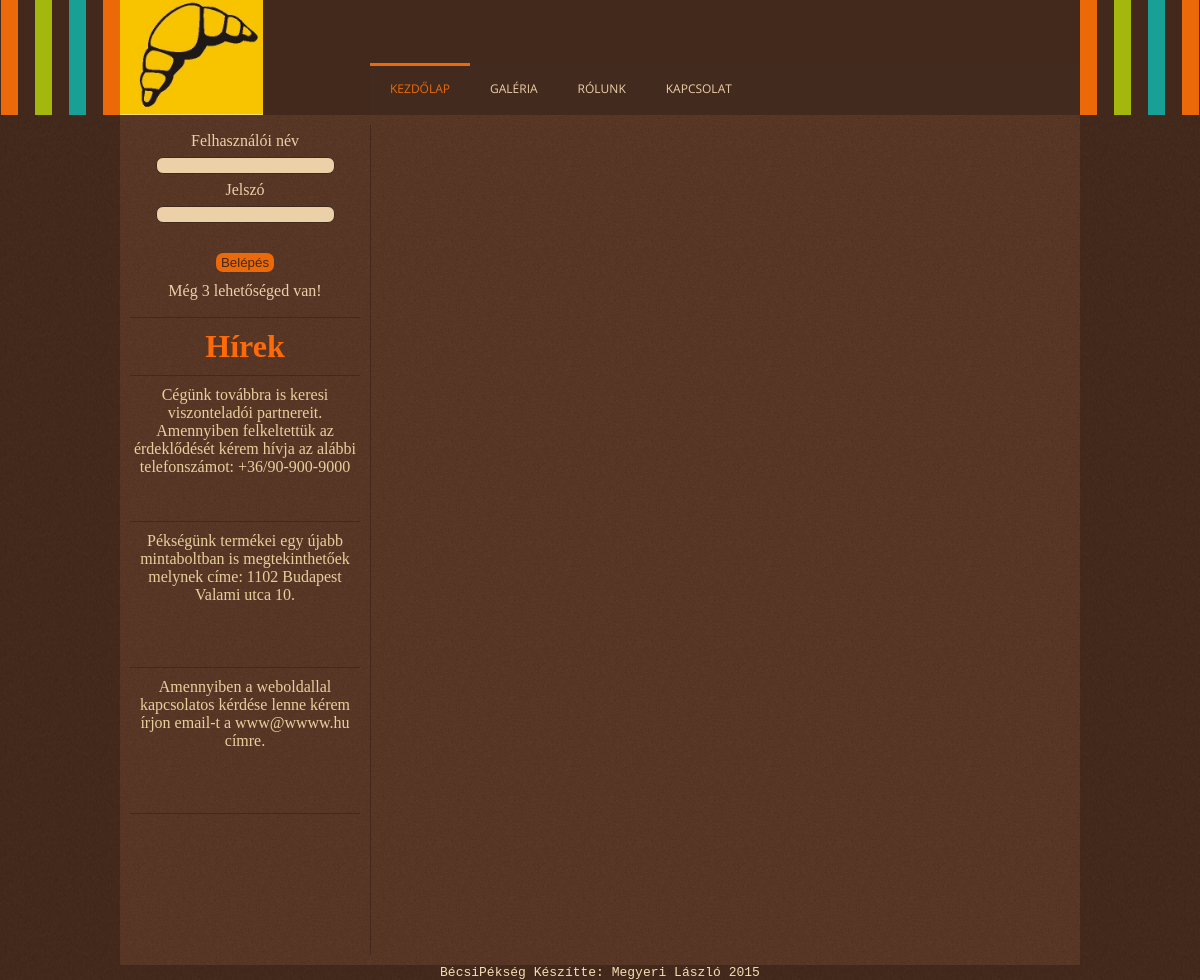
The page / on the database its author committed.
### tables this page shows
CREATE TABLE IF NOT EXISTS `hirek` (
  `hir_id` int(11) NOT NULL AUTO_INCREMENT,
  `hir_szoveg` text NOT NULL,
  PRIMARY KEY (`hir_id`)
);

### content/hirek.php (the view)
<?php
include("includes/connect.inc.php");
?>
<h1>Hírek</h1>
<?php
$sql = "SELECT * FROM `hirek` WHERE 1";
$eredmeny = $conn->query($sql);
while ($sor = $eredmeny->fetch_array(MYSQLI_ASSOC)) {
    echo "<div class='hir'><p>".$sor["hir_szoveg"]."</p></div>";
}
?>

### index.php (shortened to what this page needs)
<!DOCTYPE HTML>
<?php
require_once("includes/functions.php");
?>
<head>
    <link href="//ajax.googleapis.com/ajax/libs/jqueryui/1.8.16/themes/smoothness/jquery-ui.css" rel="stylesheet"
          type="text/css"/>
    <link href="style/styles.css" rel="stylesheet" media="screen">
    <link rel="stylesheet" type="text/css" href="style/style.css">
    <link rel="stylesheet" href="content/galeria_files/vlb_files1/vlightbox1.css" type="text/css"/>
    <link rel="stylesheet" href="content/galeria_files/vlb_files1/visuallightbox.css" type="text/css" media="screen"/>
</head>
<body>
<div id="wrapper">
    <div id="header">
        <div id="header2">
            <div id="logo">
                <img src="style/images/pekseglogo.png" style="height: 115px; width: 143px">
            </div>
            <div id="menu">
                <?php
                include("content/menu.php");
                ?>
            </div>
        </div>
    </div>
    <div id="bigcontent">
        <div id="leftside">
            <div id="belepes">
                <?php
                include("content/belepes.php");
                ?>
            </div>
            <div id="hirek">
                <?php
                include("content/hirek.php")
                ?>
            </div>
        </div>
        <div id="rightside">
        </div>
    </div>
    <div id="footer">BécsiPékség Készítte: Megyeri László 2015</div>
</div>
</body>
</html>

### content/menu.php (shortened to what this page needs)
<div id='cssmenu'>
    <ul>
        <li class='fomenu active'><a href='#' onclick="load_oldal('kezdolap',event)"">Kezdőlap</a></li>
        <li class='fomenu'><a href='#' onclick="load_oldal('galeria',event)">Galéria</a>
        </li>
        <li class='fomenu'><a href='#' onclick="load_oldal('rolunk',event)">Rólunk</a></li>
        <li class='fomenu'><a href='#' onclick="load_oldal('kapcsolat',event)">Kapcsolat</a></li>
    </ul>
</div>

### content/belepes.php (shortened to what this page needs)
    <?php
if ($_SESSION['sikeres_belepes'] == false) {
    echo "<form method='post' >";
    echo "<p>Felhasználói név</p>";
    echo "<input type='text' name='nev' class='mezo'>";
    echo "<p>Jelszó</p>";
    echo "<input type='password' name='jelszo' class='mezo'><br>";
    echo "<input type='submit' name='submit' value='Belépés' id='gomb_belepes'>";
    echo "</form>";
    switch ($_SESSION['belepes_probalkozas']) {
        case 0:
            echo "<p>Még 3 lehetőséged van!</p>";
            break;
    }
}
?>

### style/styles.css (style rules this page uses)
#cssmenu, #cssmenu ul, #cssmenu ul li, #cssmenu ul li a, #cssmenu #menu-button { margin: 0; padding: 0; border: 0; list-style: none; line-height: 1; display: block; position: relative; -webkit-box-sizing: border-box; -moz-box-sizing: border-box; box-sizing: border-box; }
#cssmenu:after, #cssmenu > ul:after { content: "."; display: block; clear: both; visibility: hidden; line-height: 0; height: 0; }
#cssmenu { width: auto; font-family: 'Open Sans', sans-serif; line-height: 1; background: #432a1e; }
#cssmenu > ul > li { float: left; }
#cssmenu > ul > li > a { padding: 20px; font-size: 12px; text-decoration: none; text-transform: uppercase; color: #ecd0a8; -webkit-transition: color .2s ease; -moz-transition: color .2s ease; -ms-transition: color .2s ease; -o-transition: color .2s ease; transition: color .2s ease; }
#cssmenu > ul > li:hover > a, #cssmenu > ul > li.active > a { color: #eb6a0b; }

### style/style.css (style rules this page uses)
* { padding: 0; margin: 0; }
body { margin: 0; }
#wrapper { background: url("images/bg.gif") repeat scroll 0 0; }
#header { background: url("images/bg-header.png") no-repeat scroll center top; height: 115px; }
#header2 { height: 115px; width: 960px; margin: auto; }
#logo { height: 80px; width: 250px; float: left; }
#menu { height: 35px; width: 710px; float: left; margin-top: 63px; }
#bigcontent { background: url("images/bg-page.gif") repeat scroll 0 0; min-height: 850px; width: 960px; margin: auto; }
#leftside { width: 250px; min-height: 830px; float: left; border-right: solid 1px #42291d; margin-top: 10px; margin-bottom: 10px; }
#rightside { margin-left: 250px; width: 710px; min-height: 850px; }
#belepes { border-bottom: solid 1px #42291d; margin-left: 10px; margin-right: 10px; padding-bottom: 10px; min-width: 230px; min-height: 160px; }
.mezo { background-color: #ecd0a8; color: #42291d; border-radius: 7px; border: 1px solid #42291d; display: block; margin-left: auto; margin-right: auto; margin-bottom: 0px; }
#belepes p { color: #ecd0a8; text-align: center; margin: 7px; }
#gomb_belepes, #gomb_kilepes { color: #42291d; background-color: #eb6909; border: none; border-radius: 7px; margin-left: auto; margin-right: auto; margin-top: 12px; margin-bottom: 10px; display: block; padding: 2px 5px 2px 5px; }
#termek_leiras, { border-radius: 4px; font-size: 16px; }
.hir { margin: 10px 10px 0px 10px; border-bottom: 1px solid #42291d; text-align: center; height: 135px; overflow: auto; color: #e7d09c; }
#hirek>h1 { color: #ff6a09; text-align: center; border-bottom: 1px solid #42291d; margin: 10px 10px 10px 10px; padding-bottom: 10px; }
#footer { text-align: center; font-family: monospace; color: wheat; }

### rows shown on the page
hirek: hir_szoveg "Cégünk továbbra is keresi viszonteladói partnereit. Amennyiben felkeltettük az érdeklődését kérem hívja az alábbi telefonszámot: +36/90-900-9000"
hirek: hir_szoveg "Pékségünk termékei egy újabb mintaboltban is megtekinthetőek melynek címe: 1102 Budapest Valami utca 10."
hirek: hir_szoveg "Amennyiben a weboldallal kapcsolatos kérdése lenne kérem írjon email-t a www@wwww.hu címre."
